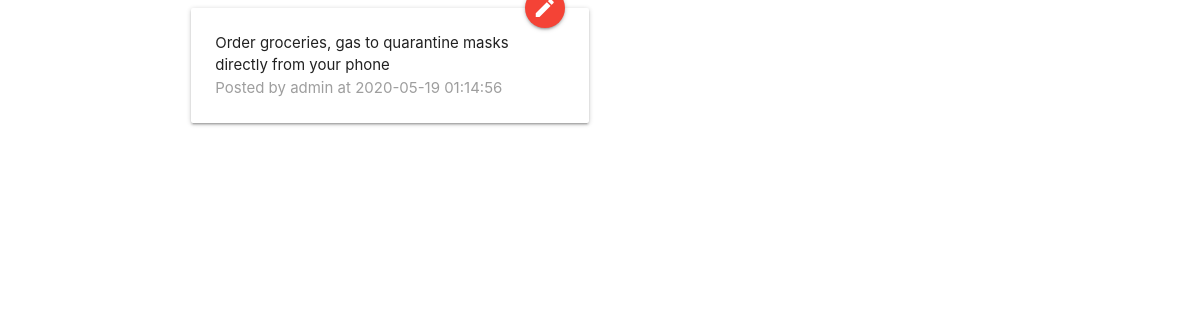
Screenshot of /public_html/detail_article.php?ID=2 with the database file from the repository.
### tables this page shows
CREATE TABLE IF NOT EXISTS `articles` (
`id` INT auto_increment primary key,
`url` varchar(250) null,
`headline` varchar(70) NOT null,
`content` varchar(200) null,
`userID` int NOT NULL,
 constraint fk_author FOREIGN key (`userID`) REFERENCES users(`id`) ON update cascade ON delete cascade,
`created` DATETIME NULL ,
`lastUpdated` TIMESTAMP NOT NULL DEFAULT CURRENT_TIMESTAMP 
);

CREATE TABLE IF NOT EXISTS `users` ( 
`id` INT(11) auto_increment ,
`url` VARCHAR(250) NULL ,
`username` VARCHAR(60) NULL , 
`email` VARCHAR(60) NOT NULL , 
`firstName` VARCHAR(60) NULL ,
`lastName` VARCHAR(60) NULL ,
`fullName` VARCHAR(60) NULL,
`isAdmin` BOOLEAN NULL ,
`passwordHash` VARCHAR(65) NOT NULL ,
`created` DATETIME NULL ,
`lastUpdated` TIMESTAMP NOT NULL DEFAULT CURRENT_TIMESTAMP ,
`expiryDate` DATETIME NULL, 
 PRIMARY KEY (`id`)
 );

### src/database/DatabaseConnection.php (called while the page is built, shortened)
<?php
class DatabaseConnection
{
    private $APP_DB_NAME = 'cat2';
    public function get_db_connection()
    {
        $mysqli = new \mysqli('127.0.0.1', "root", "", $this->APP_DB_NAME, 3306);
        return  $mysqli;
    }
}

### src/Repository.php (called while the page is built, shortened)
<?php
class Repository
{
    private $db;
    public function __construct()
    {
      $mysqli = new DatabaseConnection();
      $this->db = $mysqli->get_db_connection();
    }
    public function find_user_with_id($id)
    {
        $result = array(
            "status"  => "",
            "body"    => array(
                "user"    => array()
            ),
            "error"   => array()
        );
        $stmt = $this->db->prepare("SELECT * FROM users WHERE id LIKE ?");
        if (!$stmt->bind_param('i', $id)){
            trigger_error("Binding parameters failed: (" . $stmt->errno . ") " . $stmt->error,
                E_ERROR);
        }
        if (!$stmt->execute()) {
            trigger_error("Execute failed: (" . $stmt->errno . ") " . $stmt->error,
                E_CORE_ERROR);
            $result['status'] = "No user with that id exists";
            $result["error"]  =  $stmt->error;
        }
        $res = $stmt->get_result();
        $row = $res->fetch_assoc();
        if ($row["id"] != null){
            $result["status"]  = "Query successful";
            $result["body"]    = array(
                "user"   => array(
                    "id"            => $row["id"],
                    "url"           => $row["url"],
                    "username"      => $row["username"],
                    "email"         => $row["email"],
                    "first_name"    => $row["firstName"],
                    "last_name"     => $row["lastName"],
                    "full_name"     => $row["fullName"],
                    "is_admin"      => $row["isAdmin"],
                    "password"      => $row["passwordHash"],
                    "created"       => $row["created"],
                    "last_updated"  => $row["lastUpdated"]
                )
            );
            return $result;
        } else {
            $result['status'] = "No user with that id exists";
        }
        return $result;
    }
    public function read_post($articleID){
        $result = array(
            "status"   => "" ,
            "body"  => array(
                "article"  => array()
            ),
            "error"    => array()
        );
        $sql =  "SELECT * FROM articles WHERE id LIKE ?";
        $stmt = $this->db->prepare($sql);
        $articleID = filter_var($articleID, FILTER_VALIDATE_INT);
        if (!$stmt->bind_param("i",$articleID)) {
            trigger_error("Binding parameters failed: ("
                . $stmt->errno . ") " . $stmt->error);
            $result['error'] =  $stmt->error;
        }
        if (!$stmt->execute()) {
            trigger_error("Execute failed: (" . $stmt->errno . ") " . $stmt->error);
            $result['status']  = "Article read unsuccessful";
            $result["error"] = $stmt->error;
        } else {
            $res = $stmt->get_result();
            $row = $res->fetch_assoc();
            if ($row['id'] != null){
                $result['body']['article'] = array(
                    'id'           => $row['id'],
                    'url'          => $row['url'],
                    'headline'     => $row['headline'],
                    'content'      => html_entity_decode($row['content']),
                    'user_id'       => $row['userID'],
                    'created'      => $row['created'],
                    'last_updated' => $row['lastUpdated']
                );
                $result['status']  = "Article read successfully";
                return $result;
            } else {
                header($_SERVER["SERVER_PROTOCOL"]." 404 Not Found");
                $result["body"] = array();
                $result["error"] = "No Article found";
            }
        }
        return $result;
    }
}

### public_html/detail_article.php (the view, shortened to what this page needs)
<?php
$repository = new Repository();
$request_method = $_SERVER['REQUEST_METHOD'];
$article = array();
switch ($request_method) {
    case 'GET':
        $id = filter_input(INPUT_GET, "ID");
        $result = $repository->read_post($id);
        $article = $result['body']['article'];
}
?>
<!DOCTYPE html>
<html lang="en">
<head>
    <link href="res/vendor/materialize/css/materialize.css" rel="stylesheet" media="screen,projection">
    <link href="res/vendor/fontawesome/css/fontawesome.css" rel="stylesheet">
    <link href="res/vendor/fontawesome/css/brands.css" rel="stylesheet">
    <link href="res/vendor/fontawesome/css/solid.css" rel="stylesheet">
    <link href="res/css/main.css" rel="stylesheet" media="screen,projection">
</head>
<body>
<div class="container">
    <main>
        <div class="row">
            <div class="col s12 m6">
                <div class="card">
                    <div class="card-image">
                        <span class="card-title"><?php echo $article['headline']; ?></span>
                        <a class="btn-floating halfway-fab waves-effect waves-light red"
                           href="edit_article.php?ID=<?php echo $article['id']; ?>"><i class="material-icons">edit</i></a>
                    </div>
                    <div class="card-content">
                        <p><?php echo $article['content']; ?></p>
                        <div>
                            <p class="teal-text grey-text">Posted by
                                <?php echo $repository->find_user_with_id($article['user_id'])['body']['user']['username']; ?>  at <?php echo $article['created'] ?></p>
                        </div>
                    </div>
                </div>
            </div>
        </div>
    </main>
</div>
</body>
</html>

### public_html/res/css/main.css (style rules this page uses)
.material-icons { font-family: 'Material Icons'; font-weight: normal; font-style: normal; font-size: 24px; line-height: 1; letter-spacing: normal; text-transform: none; display: inline-block; white-space: nowrap; word-wrap: normal; direction: ltr; -webkit-font-feature-settings: 'liga'; -webkit-font-smoothing: antialiased; }

### rows the page displays
articles: content "Order groceries, gas to quarantine masks directly from your phone", userID.username "admin", created "2020-05-19 01:14:56"
